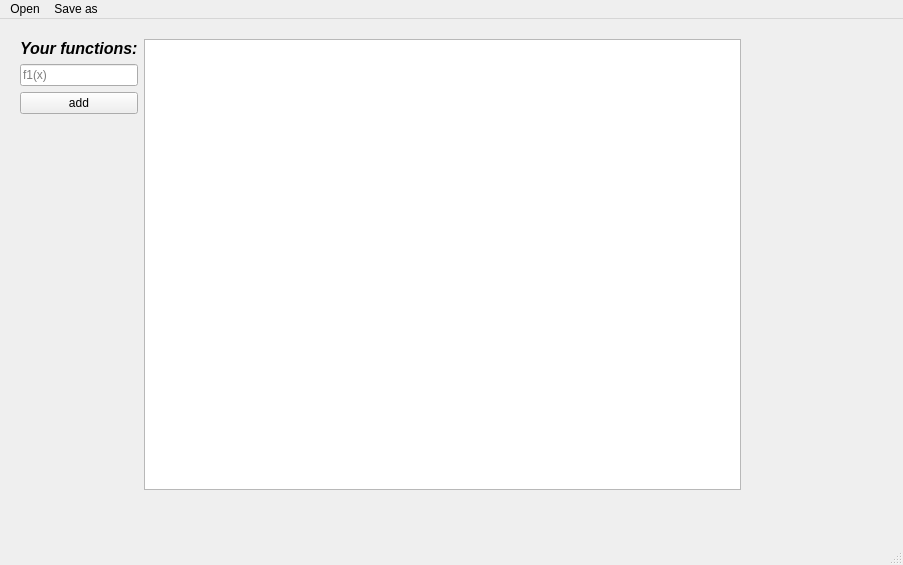
<?xml version="1.0" encoding="UTF-8"?>
<ui version="4.0">
 <class>MainWindow</class>
 <widget class="QMainWindow" name="MainWindow">
  <property name="geometry">
   <rect>
    <x>0</x>
    <y>0</y>
    <width>903</width>
    <height>565</height>
   </rect>
  </property>
  <property name="windowTitle">
   <string>MainWindow</string>
  </property>
  <widget class="QWidget" name="centralwidget">
   <widget class="QWidget" name="horizontalLayoutWidget">
    <property name="geometry">
     <rect>
      <x>20</x>
      <y>20</y>
      <width>721</width>
      <height>451</height>
     </rect>
    </property>
    <layout class="QHBoxLayout" name="RootLt" stretch="0,3">
     <item>
      <layout class="QVBoxLayout" name="FuncLt">
       <item>
        <widget class="QLabel" name="func_label">
         <property name="sizePolicy">
          <sizepolicy hsizetype="Preferred" vsizetype="Fixed">
           <horstretch>0</horstretch>
           <verstretch>0</verstretch>
          </sizepolicy>
         </property>
         <property name="font">
          <font>
           <pointsize>12</pointsize>
           <italic>true</italic>
           <bold>true</bold>
          </font>
         </property>
         <property name="text">
          <string>Your functions:</string>
         </property>
        </widget>
       </item>
       <item>
        <widget class="QLineEdit" name="func_1">
         <property name="inputMask">
          <string/>
         </property>
         <property name="text">
          <string/>
         </property>
         <property name="placeholderText">
          <string>f1(x)</string>
         </property>
        </widget>
       </item>
       <item>
        <widget class="QPushButton" name="addFunc">
         <property name="text">
          <string>add</string>
         </property>
        </widget>
       </item>
       <item>
        <spacer name="verticalSpacer">
         <property name="orientation">
          <enum>Qt::Orientation::Vertical</enum>
         </property>
         <property name="sizeHint" stdset="0">
          <size>
           <width>20</width>
           <height>40</height>
          </size>
         </property>
        </spacer>
       </item>
      </layout>
     </item>
     <item>
      <widget class="GraphView" name="graphView"/>
     </item>
    </layout>
   </widget>
  </widget>
  <widget class="QStatusBar" name="statusbar"/>
  <widget class="QMenuBar" name="menubar">
   <property name="geometry">
    <rect>
     <x>0</x>
     <y>0</y>
     <width>903</width>
     <height>22</height>
    </rect>
   </property>
   <widget class="QMenu" name="menuSave_as">
    <property name="title">
     <string>Save as</string>
    </property>
    <addaction name="actionPNG"/>
    <addaction name="actionSVG"/>
   </widget>
   <widget class="QMenu" name="menuOpen">
    <property name="title">
     <string>Open</string>
    </property>
   </widget>
   <addaction name="menuOpen"/>
   <addaction name="menuSave_as"/>
  </widget>
  <action name="actionPNG">
   <property name="text">
    <string>PNG</string>
   </property>
  </action>
  <action name="actionSVG">
   <property name="text">
    <string>JSON</string>
   </property>
  </action>
 </widget>
 <customwidgets>
  <customwidget>
   <class>GraphView</class>
   <extends>QGraphicsView</extends>
   <header>graphview.h</header>
  </customwidget>
 </customwidgets>
 <resources/>
 <connections/>
</ui>
